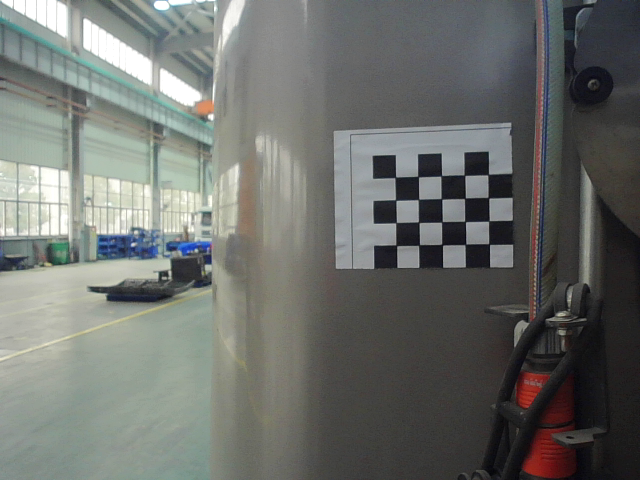
//> input picture data/0124/x2.bmp, 640 x 480 px
$ ./fitLine   (built with g++ and OpenCV 4)
//> lines starting //> are read from the running program, lines starting //| are printed output that depends on the picture; after the words box and inside, x2 and y2 are one past the last pixel; in counts of white or black regions, pixels touching at a corner belong together
#include <opencv2/opencv.hpp>
#include <vector>

std::vector<cv::Point> getPoints(cv::Mat &image, int value)
{
	int nl = image.rows;      //number of lines
	int nc = image.cols * image.channels();

	std::vector<cv::Point> points;
	for (int j = 0; j < nl; j++)
	{
		uchar* data = image.ptr<uchar>(j);
		for (int i = 0; i < nc; i++)
		{
			if (data[i] == value)
			{
				points.push_back(cv::Point(i, j));
			}
		}
	}
	return points;

}

void drawLine(cv::Mat& image, double theta, double rho, cv::Scalar color)
{
	if (theta < CV_PI / 4. || theta > 3.* CV_PI / 4.)// ~vertical line
	{
		cv::Point pt1(rho / cos(theta), 0);
		cv::Point pt2((rho - image.rows * sin(theta)) / cos(theta), image.rows);
		cv::line(image, pt1, pt2, cv::Scalar(255), 1);
	}
	else
	{
		cv::Point pt1(0, rho / sin(theta));
		cv::Point pt2(image.cols, (rho - image.cols * cos(theta)) / sin(theta));
		cv::line(image, pt1, pt2, color, 1);
	}
}


int main(int argc, char* argv[])
{
	cv::Mat image = imread("x2.bmp", cv::IMREAD_GRAYSCALE);
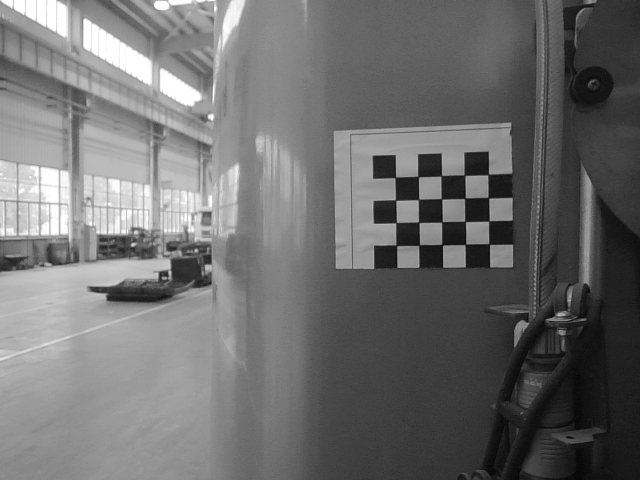
//> image: 480 rows x 640 cols, CV_8UC1; min 5, max 255, mean 110.8
	if (image.empty())
		return -1;

	cv::threshold(image, image, 120, 255, cv::THRESH_BINARY);
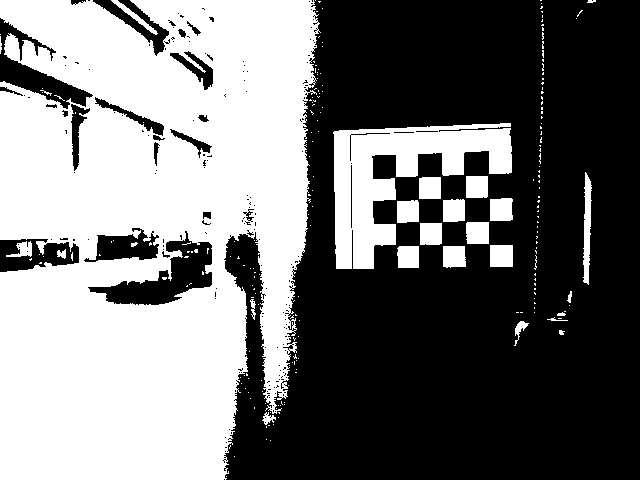
//> image: 480 rows x 640 cols, CV_8UC1; 45.8% white; 220 white regions (193 under 20 px), largest, box (x1, y1, x2, y2) and area: (0, 0, 321, 480) 122353, (333, 123, 512, 269) 11298, (583, 172, 592, 285) 658
	std::vector<cv::Point> points = getPoints(image, 255);
//> after the loop in getPoints, `for (int j = 0; j < nl; j++)`: points = 140804 items
//> points = 140804 items
	cv::Vec4f line;
	cv::fitLine(points,
		line,
		CV_DIST_HUBER,
		0,
		0.01,
		0.01);
//> line = [0.462, -0.887, 167.6, 237.7]

	double cos_theta = line[0];
//> cos_theta = 0.462
	double sin_theta = line[1];
//> sin_theta = -0.887
	double x0 = line[2], y0 = line[3];
//> x0 = 167.6; y0 = 237.7

	double phi = atan2(sin_theta, cos_theta) + CV_PI / 2.0;
//> phi = 0.481
	double rho = y0 * cos_theta - x0 * sin_theta;
//> rho = 258.6

	std::cout << "phi = " << phi / CV_PI * 180 << std::endl;
//| phi = 27.5357
	std::cout << "rho = " << rho << std::endl;
//| rho = 258.551

	drawLine(image, phi, rho, cv::Scalar(0, 0, 255));
//> in drawLine, `cv::Point pt1(rho / cos(theta), 0);`: pt1 = Point(291, 0)
//> in drawLine, `cv::Point pt2((rho - image.rows * sin(theta)) / cos(theta), image.rows);`: pt2 = Point(41, 480)
//> in drawLine, `cv::line(image, pt1, pt2, cv::Scalar(255), 1);`: image: 480 rows x 640 cols, CV_8UC1; 45.8% white; 220 white regions (193 under 20 px), largest, box (x1, y1, x2, y2) and area: (0, 0, 321, 480) 122382, (333, 123, 512, 269) 11298, (583, 172, 592, 285) 658
	double k = sin_theta / cos_theta;
//> k = -1.92

	double b = y0 - k * x0;
//> b = 559.3

	double x = 0;
	double y = k * x + b;
//> y = 559.3
	std::cout << k << std::endl;
//| -1.91806
	std::cout << b << std::endl;
//| 559.269

	imshow("", image);
	return 0;
}

$ run again, with data/0124/x1.bmp copied over data/0124/x2.bmp
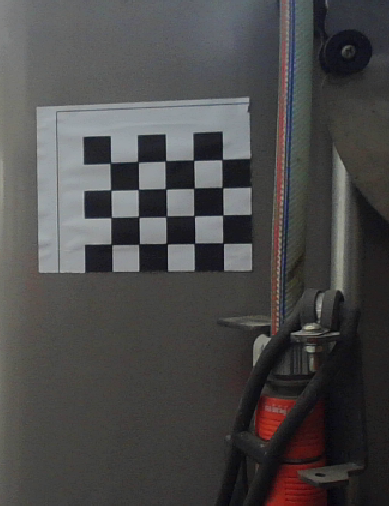
//> input picture data/0124/x1.bmp, 389 x 506 px
//> `cv::threshold(image, image, 120, 255, cv::THRESH_BINARY);`:
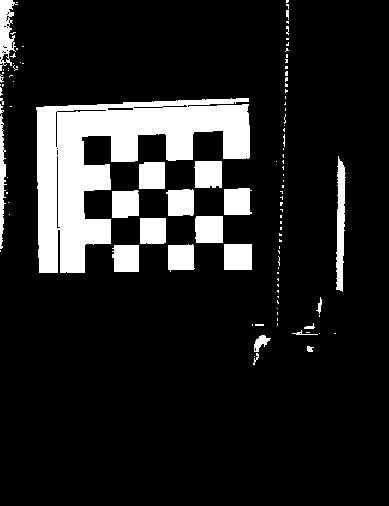
//> image: 506 rows x 389 cols, CV_8UC1; 13.3% white; 107 white regions (86 under 20 px), largest, box (x1, y1, x2, y2) and area: (36, 98, 250, 273) 16248, (336, 156, 346, 292) 916, (195, 216, 223, 243) 745
//> after the loop in getPoints, `for (int j = 0; j < nl; j++)`: points = 26189 items
//> line = [0.973, 0.231, 137.9, 177.6]
//> cos_theta = 0.973
//> sin_theta = 0.231
//> x0 = 137.9; y0 = 177.6
//> phi = 1.8
//> rho = 140.9
//| phi = 103.366
//| rho = 140.886
//> pt1 = Point(0, 144)
//> pt2 = Point(389, 237)
//> in drawLine, `cv::line(image, pt1, pt2, color, 1);`:
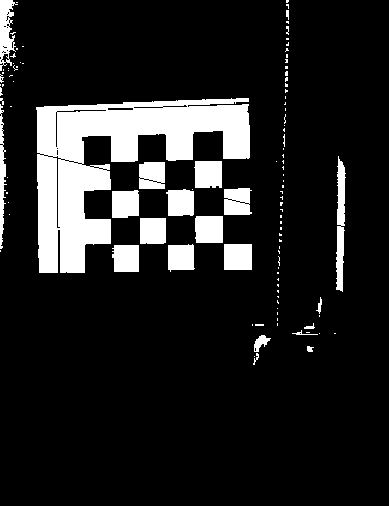
//> image: 506 rows x 389 cols, CV_8UC1; 13.2% white; 108 white regions (87 under 20 px), largest, box (x1, y1, x2, y2) and area: (36, 98, 250, 273) 16178, (336, 156, 346, 292) 908, (195, 216, 223, 243) 745
//> k = 0.238
//> b = 144.8
//| 0.237615
//| 144.808
